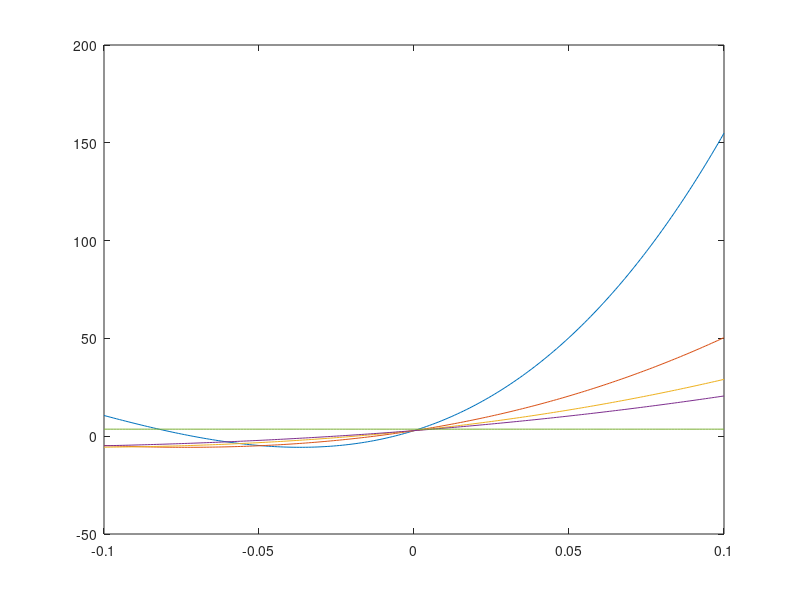

Write the MATLAB code that produced this figure.
%% B-value %%

z=[-100:1:100].*1e-3; % m

Gamma=42.5e6; % Hz/T
Gamma2=2*pi*42.5e6; % Hz/T
Ge=8e-3; % T/m
De=8e-3; % ms
dO=120e3; % Hz;
DELTA=15e-3; % ms

B=[];
T902=[];

for cpt=1:1:4
    
dO=cpt*3e4;
R=(dO)/De;

T90=(Gamma*Ge*z+dO/2)/R;
B(cpt,:)=(Gamma2^2)*(Ge^2)*(    (T90.^3)/3 + (T90.^2)*DELTA + (T90-De).*((2.*T90 + DELTA).^2) ...
-(2.*T90 + DELTA).*( (DELTA+De)^2 - (DELTA+T90).^2)+ ((DELTA+De)^3)/3 + ((DELTA+T90).^3)./3);



T902(cpt,:)=(Gamma*Ge*z+dO/2)/R;
end

B2=(Gamma2^2)*(Ge^2)*(    (T90.^3)/3 + (T90.^2)*DELTA );

B(cpt+1,:)=repmat((Gamma2^2)*(Ge^2)*(De^2)*(DELTA-De/3),1,length(z));

B=B.*1e-6;
figure,plot(z,B);


Ge=19e-3; % T/m
De=2e-3; % ms
DELTA=6e-3;
(Gamma2^2)*(Ge^2)*(De^2)*(DELTA-De/3)*1e-4

(Gamma2^2)*(Ge^2)*(De^2)*(DELTA-De)*1e-4

